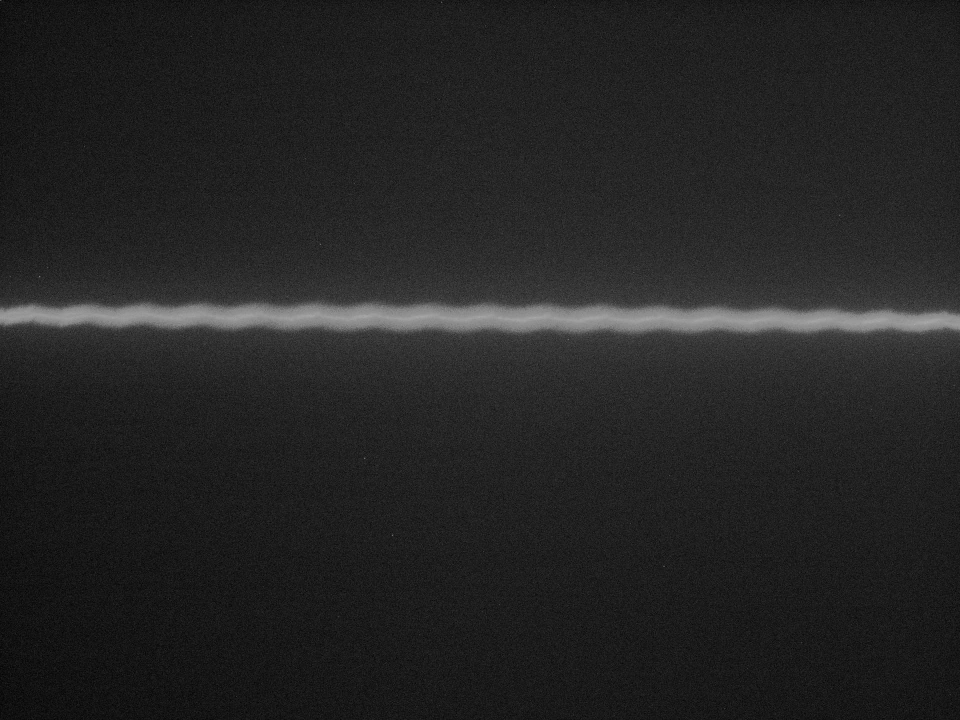
%> input picture 201203 xSCA Streak Camera Reading/Streak1.png, 1920 x 1440 px (shown at 1/2 size)
$ octave --eval "result = myimfcn(imread('Streak1.png'));"   (GNU Octave 9; MATLAB toolbox functions it lacks are replaced by stand-ins)
%> lines starting %> are read from the running program, lines starting %| are printed output that depends on the picture; in (x1, y1, x2, y2) boxes, pixels count from 0 and x2, y2 are one past the last pixel; in counts of white or black regions, pixels touching at a corner belong together; the program's own positions count from 1
function results = myimfcn(im)
%Image Processing Function
%
% IM      - Input image.
% RESULTS - A scalar structure with the processing results.
%

%--------------------------------------------------------------------------
% Auto-generated by imageBatchProcessor App.
%
% When used by the App, this function will be called for every input image
% file automatically. IM contains the input image as a matrix. RESULTS is a
% scalar structure containing the results of this processing function.
%
%--------------------------------------------------------------------------


% Replace the sample below with your code----------------------------------
im = imcrop(im,[12 427 1909 475]);
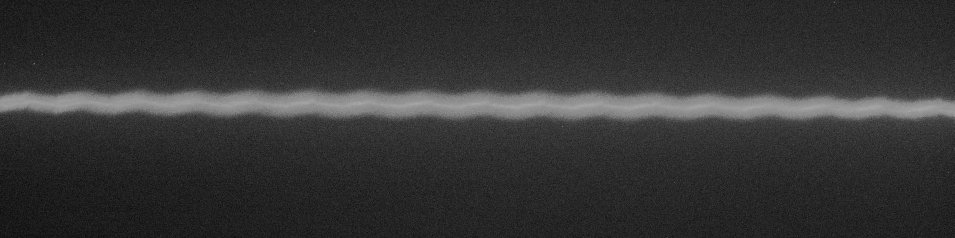
%> im: size 476x1909x3 uint8 (shown at 1/2 size); min 0, max 204, mean 51.8
im = imrotate(im,-2);
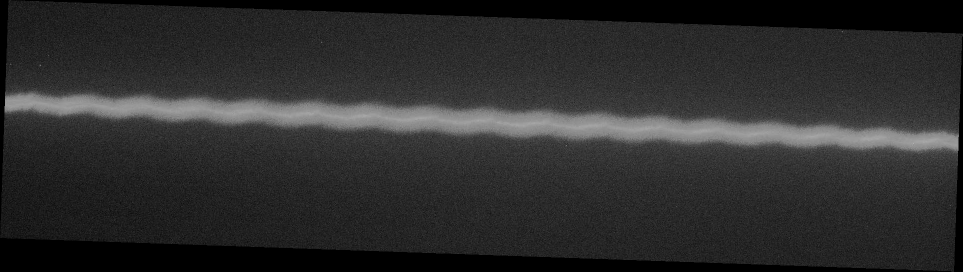
%> im: size 543x1925x3 uint8 (shown at 1/2 size); min 0, max 204, mean 45
indices = find(im>150);
%> indices = 46416 values from 5103 to 3131237
im(indices) = 0;
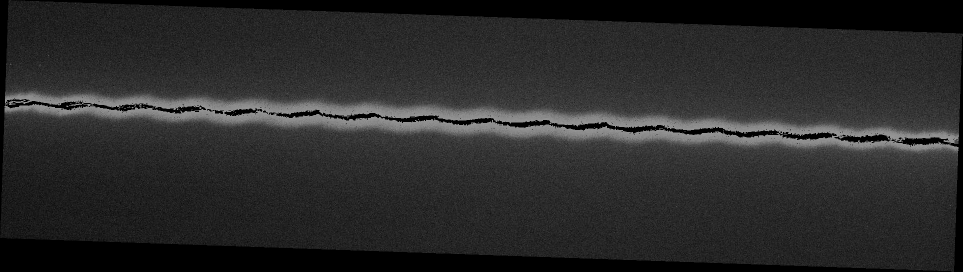
%> im: size 543x1925x3 uint8 (shown at 1/2 size); 1.48% of pixels changed, all inside (x1, y1, x2, y2) = (9, 63, 1917, 299)
if(size(im,3)==3)
    % Convert RGB to grayscale
    imgray = rgb2gray(im);
else
    imgray = im;
end


bw = imbinarize(imgray-30);
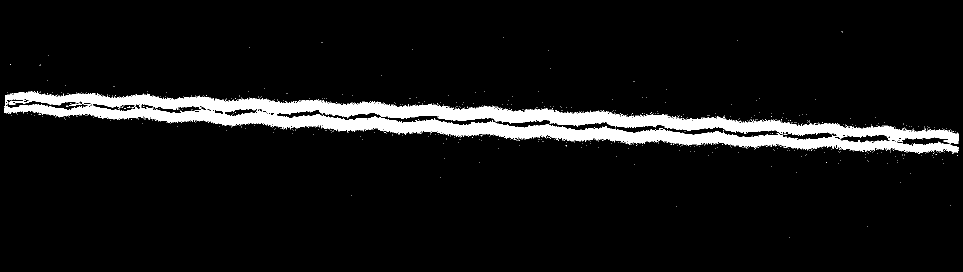
%> bw: size 543x1925 logical (shown at 1/2 size); 7.3% white; 666 white regions (664 under 20 px), largest, box (x1, y1, x2, y2) and area: (9, 182, 1918, 308) 75496, (278, 208, 283, 215) 21

results.imgray = imgray;
results.bw     = bw;

%--------------------------------------------------------------------------
